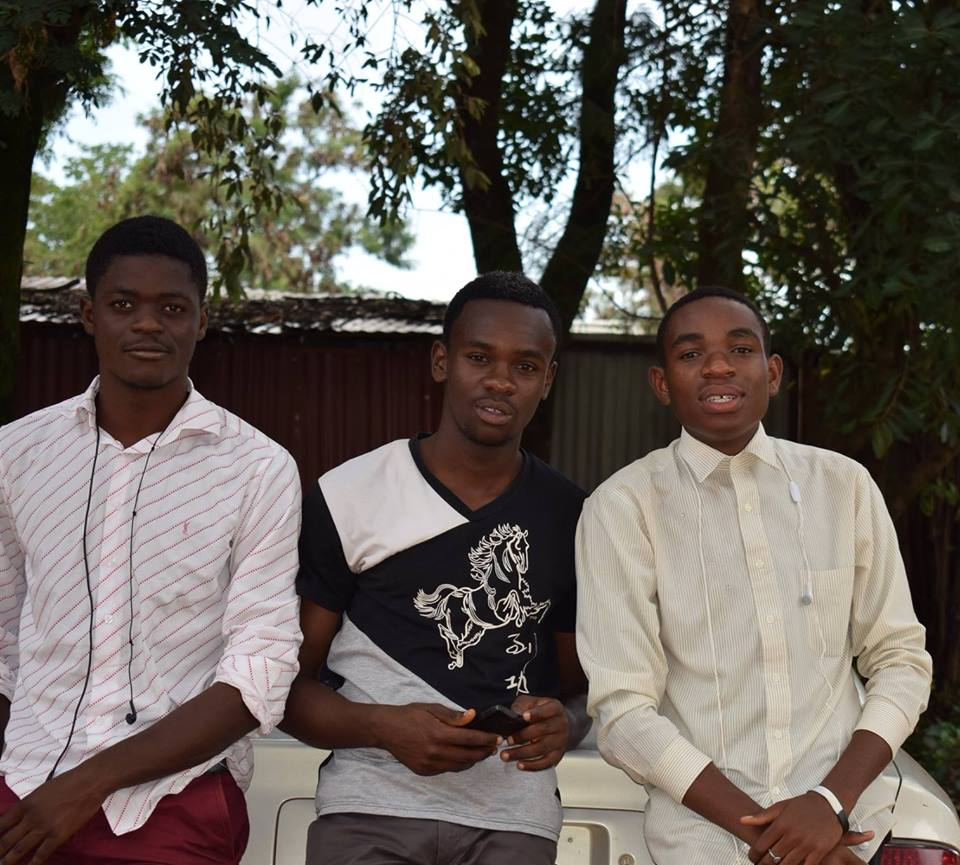
#> input picture images/mmg.jpg, 960 x 865 px
$ python run.py
#> lines starting #> are read from the running program, lines starting #| are printed output that depends on the picture; after the words box and inside, x2 and y2 are one past the last pixel; in counts of white or black regions, pixels touching at a corner belong together
#> the answer given: 1
#> the answer given: images/mmg.jpg
### face_detect.py
import cv2

def detect_simple_image(path):

#> called with path = 'images/mmg.jpg'
    face_cascade = cv2.CascadeClassifier("haarcascades/haarcascade_frontalface_default.xml")

    image = cv2.imread(path)
#> image is the input picture: shape (865, 960, 3); mean B, G, R 91.3, 97.9, 104.4
    resize_image = cv2.resize(image, (int(image.shape[1]/2), int(image.shape[0]/2)))
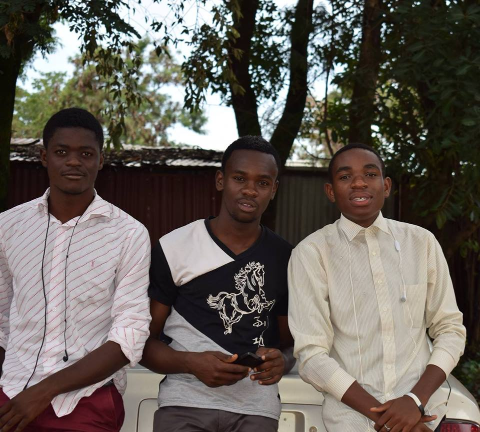
#> resize_image: shape (432, 480, 3); mean B, G, R 91.2, 97.7, 104.3

    gray_image = cv2.cvtColor(resize_image, cv2.COLOR_BGR2GRAY)
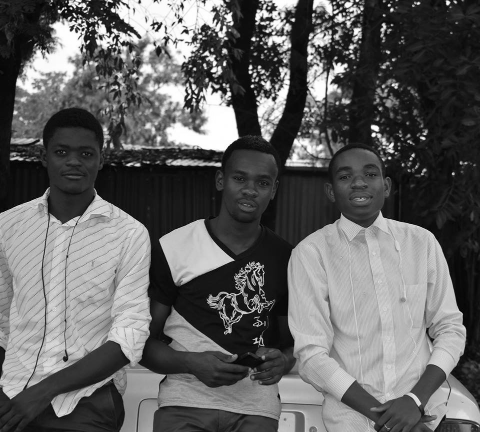
#> gray_image: shape (432, 480); min 3, max 255, mean 98.9

    faces = face_cascade.detectMultiScale(gray_image, scaleFactor=1.05, minNeighbors=5)
#> faces = [[230, 254, 51, 51], [326, 148, 65, 65], [42, 127, 64, 64], [219, 155, 64, 64], [331, 318, 57, 57]]
    i = 0
    for x,y,w,h in faces:
        image = cv2.rectangle(resize_image, (x,y), (x+w, y+h), (0,255,0), 3)
        i += 1
#> this loop made 5 passes
#> pass 2, in detect_simple_image, `image = cv2.rectangle(resize_image, (x,y), (x+w, y+h), (0,255,0), 3)`:
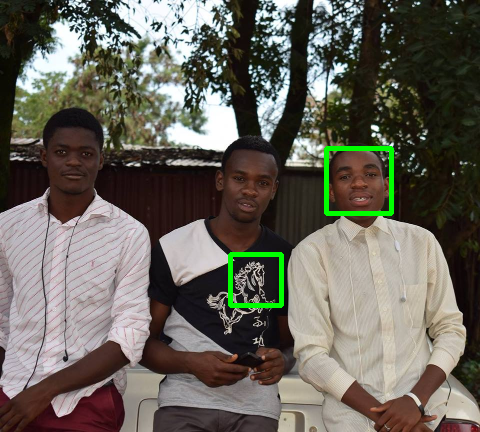
#> image: shape (432, 480, 3); mean B, G, R 90.7, 100, 103.6
#> pass 3, in detect_simple_image, `image = cv2.rectangle(resize_image, (x,y), (x+w, y+h), (0,255,0), 3)`:
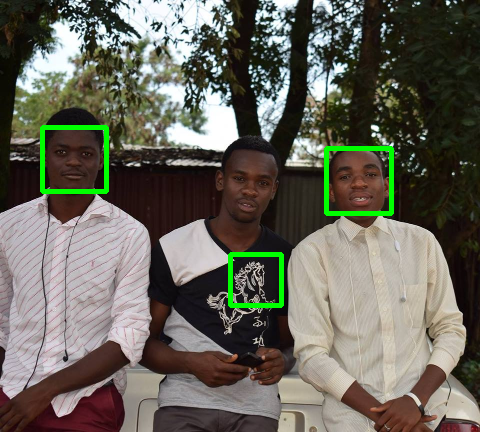
#> image: shape (432, 480, 3); 0.61% of pixels changed, all inside (x1, y1, x2, y2) = (40, 125, 109, 194)
#> after the loop:
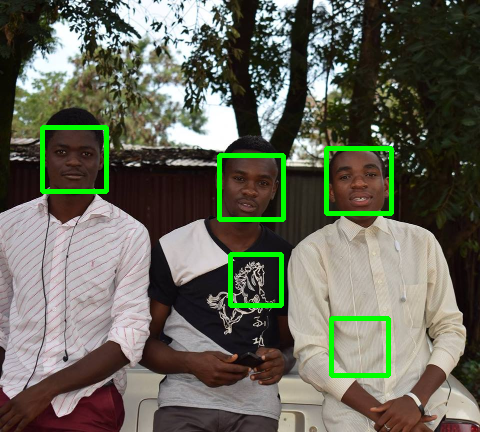
#> resize_image: shape (432, 480, 3); 2.87% of pixels changed, all inside (x1, y1, x2, y2) = (40, 125, 394, 378)
#> after the loop, i = 5

    print(" sur cette image il'ya ",i," faces")
#|  sur cette image il'ya  5  faces
    cv2.imshow("Detect",image)
    cv2.waitKey(0)


# fonction qui permet de detecter la face a partir de la camera du pc
# [27 lines left out: function detect_by_video_capture, not called in this run]

### run.py
import face_detect as fd
import face_recognition as fr

print('---DETECTION DES VISAGES--------')

def main():

    print("------ Face Detect ---------")
    print("1. Detecter sur une photo")
    print("2. Detecter a partir du webcam")
    print("3. Reconnaissance faciale")
    print("0. Quitter")

    choice = int(input("tapez  pour continuer..."))

    # premier choix est la detection du visage sur une image simple
    if choice == 1 :
        image_path = input("entrez le chemin de l'image a ce format : /chemin/vers/le/fichier.jpg : ")
        fd.detect_simple_image(image_path)

    # deuxieme choix est la detection du visage a partir d'une webcam
    elif choice == 2:
        fd.detect_by_video_capture()

    # troisieme choix est la Reconnaissance faciale a partir de la webcam
    elif choice == 3:
        print("1. Utiliser la webcam")
        print("2. Importer une video")
        print("2. simple image")

        ch = int(input("Faites le choix : "))

        if ch == 1:
            fr.recognize()

        elif ch == 2:
            print("...en cours de conception")

        elif ch == 3:
            print("...en cours de conception")

        else :
            main()


    elif choice == 0:
        exit

    else :
        main()

if(__name__== '__main__'):
    main()
